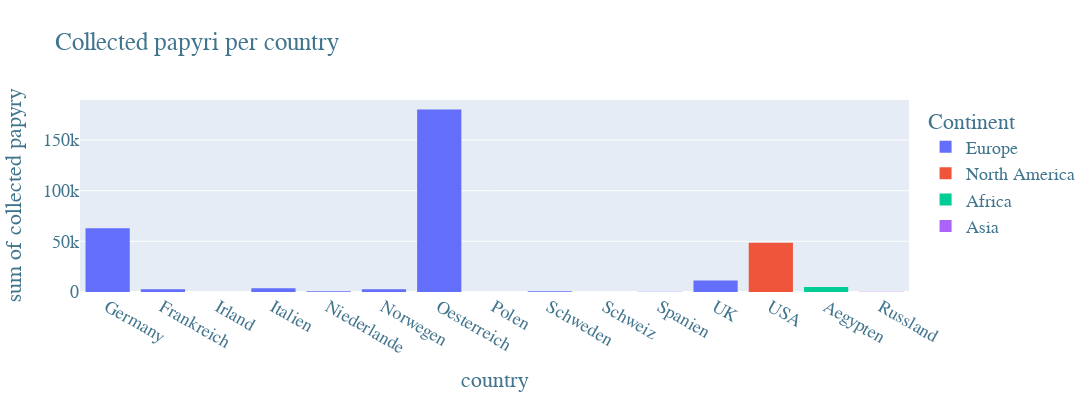

The cell this chart's notebook holds for it:
### Code cell
fig = px.histogram(df, x="country", y="collected papyry", color="Continent", title="Collected papyri per country")
fig.update_layout(
    autosize=False,
    font=dict(family="Corbel",size=18,color='rgb(65,116,141)'),
    #legend_title_font_color="green",
    width=1100,
    height=400,)

fig.show()

### Figure 1 — Plotly figure (JSON) as saved in the notebook; plotly's stock layout.template omitted (floating-point values rounded to 4 significant figures)
{"data": [{"alignmentgroup": "True", "bingroup": "x", "histfunc": "sum", "hovertemplate": "Continent=Europe<br>country=%{x}<br>sum of collected papyry=%{y}<extra></extra>", "legendgroup": "Europe", "marker": {"color": "#636efa", "pattern": {"shape": ""}}, "name": "Europe", "offsetgroup": "Europe", "orientation": "v", "showlegend": true, "type": "histogram", "x": ["Germany", "Germany", "Germany", "Germany", "Germany", "Germany", "Germany", "Germany", "Germany", "Germany", "Germany", "Frankreich", "Irland", "Italien", "Italien", "Italien", "Niederlande", "Norwegen", "Norwegen", "Oesterreich", "Polen", "Schweden", "Schweiz", "Spanien", "UK", "UK", "UK", "UK"], "xaxis": "x", "y": [35000, 277, 2500, 250, 11000, 2000, 6000, 5000, 50, 508, 226, 2703, 11, 2500, 953, 170, 660, 1662, 1100, 180000, 64, 800, 22, 285, 700, 4000, 1400, 5300], "yaxis": "y"}, {"alignmentgroup": "True", "bingroup": "x", "histfunc": "sum", "hovertemplate": "Continent=North America<br>country=%{x}<br>sum of collected papyry=%{y}<extra></extra>", "legendgroup": "North America", "marker": {"color": "#EF553B", "pattern": {"shape": ""}}, "name": "North America", "offsetgroup": "North America", "orientation": "v", "showlegend": true, "type": "histogram", "x": ["USA", "USA", "USA", "USA", "USA", "USA", "USA"], "xaxis": "x", "y": [75, 30000, 1000, 1200, 10000, 445, 6000], "yaxis": "y"}, {"alignmentgroup": "True", "bingroup": "x", "histfunc": "sum", "hovertemplate": "Continent=Africa<br>country=%{x}<br>sum of collected papyry=%{y}<extra></extra>", "legendgroup": "Africa", "marker": {"color": "#00cc96", "pattern": {"shape": ""}}, "name": "Africa", "offsetgroup": "Africa", "orientation": "v", "showlegend": true, "type": "histogram", "x": ["Aegypten"], "xaxis": "x", "y": [5000], "yaxis": "y"}, {"alignmentgroup": "True", "bingroup": "x", "histfunc": "sum", "hovertemplate": "Continent=Asia<br>country=%{x}<br>sum of collected papyry=%{y}<extra></extra>", "legendgroup": "Asia", "marker": {"color": "#ab63fa", "pattern": {"shape": ""}}, "name": "Asia", "offsetgroup": "Asia", "orientation": "v", "showlegend": true, "type": "histogram", "x": ["Russland"], "xaxis": "x", "y": [150], "yaxis": "y"}], "layout": {"autosize": false, "barmode": "relative", "font": {"color": "rgb(65,116,141)", "family": "Corbel", "size": 18}, "height": 400, "legend": {"title": {"text": "Continent"}, "tracegroupgap": 0}, "title": {"text": "Collected papyri per country"}, "width": 1100, "xaxis": {"anchor": "y", "autorange": true, "domain": [0, 1], "range": [-0.5, 14.5], "title": {"text": "country"}, "type": "category"}, "yaxis": {"anchor": "x", "autorange": true, "domain": [0, 1], "range": [0, 189500.0], "title": {"text": "sum of collected papyry"}, "type": "linear"}}}
